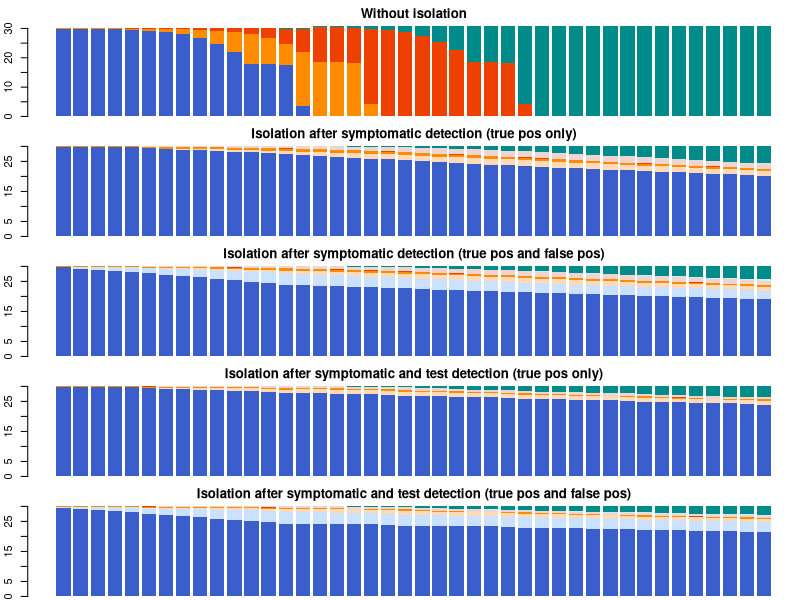

This figure's R source:
## ---- chunk 1
knitr::opts_chunk$set(echo = TRUE)
## ---- chunk 2
make.Group <- function(){
  Group <- list(Day=0, # initialisation is 0, as we update day immediately in scenaries and come out with Dsch as last day
                Susc=Nst, Ipre=rep(0,Dpre), Iinf=rep(0,Dinf), Post=0, 
                QSusc=rep(0,Dqua), QIpre=rep(0,Dqua), QIinf=rep(0,Dqua), QPost=rep(0,Dqua))
  return(Group)
}
make.GroupEvo <- function(){
  GroupEvo <- matrix(0, ncol=8, nrow=Dsch)
  rownames(GroupEvo) <- 1:Dsch  # as said above, only from t=1 needed
  colnames(GroupEvo) <- c("Susc", "Ipre", "Iinf", "Post", "QSusc", "QIpre", "QIinf", "QPost")
  return(GroupEvo)
}
## ---- chunk 3
# FUNCTION update.summary: summaries of counts of states 
update.summary <- function(GroupEvo, t, Group){
  GroupEvo[t,"Susc"] <- Group$Susc
  GroupEvo[t,"Ipre"] <- sum(Group$Ipre)
  GroupEvo[t,"Iinf"] <- sum(Group$Iinf)
  GroupEvo[t,"Post"] <- Group$Post
  GroupEvo[t,"QSusc"] <- sum(Group$QSusc)
  GroupEvo[t,"QIpre"] <- sum(Group$QIpre)
  GroupEvo[t,"QIinf"] <- sum(Group$QIinf)
  GroupEvo[t,"QPost"] <- sum(Group$QPost)
  return(GroupEvo)
} 

# FUNCTION plot.SIIQ
# Display evolution of states over time with alternative layout options 
plot.SIIRQ <- function(GroupEvo, alt=0, title){
  xtick<-seq(1, Dsch, by=7)
  if (alt==0){colstates=c("royalblue3", "darkorange", "orangered2", "lightsteelblue1", "peachpuff", "mistyrose2", "lightcyan2", "cyan4")}
  if (alt==1){colstates=c("royalblue3", "lightsteelblue1", "darkorange", "peachpuff", "orangered2", "mistyrose2", "cyan4", "lightcyan2")}
  if (alt==2){colstates=c("royalblue3", "lightsteelblue1", "darkorange", "peachpuff", "mistyrose2", "orangered2", "lightcyan2", "cyan4")}
  if (alt==3){colstates=c("royalblue3", "lightsteelblue1", "peachpuff","darkorange",  "orangered2", "mistyrose2", "lightcyan2", "cyan4")}
  barplot(t(GroupEvo[,c("Susc","QSusc", "QIpre", "Ipre","Iinf", "QIinf", "QPost", "Post")]), 
            col=colstates, xaxt='n', main=title, border=NA)
}

# FUNCTION legend.SIIRQ
legend.SIIRQ <- function(col){
  leg.txt <- c("susceptible", "preinfectious", "infectious", "recovered", "isolation (susceptible)", "isolation (preinfectious)", "isolation (infectious)", "isolation (recovered)")
  plot(1:8, pch='.', cex=0.01, xaxt='n', yaxt='n', xlab="", ylab="")
  legend(x="top",
       legend=leg.txt, # Vector with the name of each group
       col = col, # Color of lines or symbols
       pch=15,              # Add pch symbols to legend lines or boxes
       bty = "n",        # Box type (bty = "n" removes the box)
       cex = 2.8,          # Legend size
       title = NULL     # Legend title
       )
}
## ---- chunk 4

# FUNCTION testing.rapid.I:
# infectious states can go into quarantine based on (true) positive tests
test.I <- function(Group){
  for (i in 1:Dpre){ 
    tmp <- Group$Ipre[i] * tIpre
    Group$Ipre[i] <- Group$Ipre[i] - tmp
    Group$QIpre[1] <- Group$QIpre[1] + tmp
  }
  for (i in 1:Dinf){
    tmp <- Group$Iinf[i] * tIinf
    Group$Iinf[i] <- Group$Iinf[i] - tmp
    Group$QIinf[1] <- Group$QIinf[1] + tmp
  }  
  return(Group)
}

# FUNCTION testing.rapid.All:
# all states can go into quarantine based on positive tests (true pos for I states, false pos for Susc, Post)
test.All <- function(Group){
  tmp <- Group$Susc * tSusc
  Group$Susc <- Group$Susc - tmp
  Group$QSusc[1] <- Group$QSusc[1] + tmp
  for (i in 1:Dpre){ 
    tmp <- Group$Ipre[i] * tIpre
    Group$Ipre[i] <- Group$Ipre[i] - tmp
    Group$QIpre[1] <- Group$QIpre[1] + tmp
  }
  for (i in 1:Dinf){
    tmp <- Group$Iinf[i] * tIinf
    Group$Iinf[i] <- Group$Iinf[i] - tmp
    Group$QIinf[1] <- Group$QIinf[1] + tmp
  }  
  return(Group)
}
## ---- chunk 5
# FUNCTION update infection state counts by a day
update.I.states <- function(Group){
  Group$Post <- Group$Post + Group$Iinf[Dinf]    # from last day of Iinf to Post
  Group$Iinf[2:Dinf] <- Group$Iinf[1:(Dinf-1)]   # advance within Iinf
  Group$Iinf[1] <- Group$Ipre[Dpre]              # from last day of Ipre to Iinf
  Group$Ipre[2:Dpre] <- Group$Ipre[1:(Dpre-1)]   # move within Ipre
  Group$Ipre[1] <- 0                             # initialise first day of Ipre
  return(Group)
}

# FUNCTION update quarantine state counts by a day for infectious states only
update.QI.states <- function(Group){ 
  Group$Post <- Group$Post + Group$QIpre[Dqua]   
  Group$QIpre[2:Dqua] <- Group$QIpre[1:(Dqua-1)]
  Group$QIpre[1] <- 0
  Group$Post <- Group$Post + Group$QIinf[Dqua]
  Group$QIinf[2:Dqua] <- Group$QIinf[1:(Dqua-1)]
  Group$QIinf[1] <- 0
  return(Group)
}

# FUNCTION update quarantine state counts by a day for all states 
update.QAll.states <- function(Group){
  Group <- update.QI.states(Group)
  # updating QnonI states
  Group$Susc <- Group$Susc + Group$QSusc[Dqua]
  Group$QSusc[2:Dqua] <- Group$QSusc[1:(Dqua-1)]
  Group$QSusc[1] <- 0
  Group$Post <- Group$Post + Group$QPost[Dqua]
  Group$QPost[2:Dqua] <- Group$QPost[1:(Dqua-1)]
  Group$QPost[1] <- 0
  return(Group)
}

# FUNCTION symptomatic detection and sending to quarantine - true only
detect.symp.I <- function(Group){
  for (i in 1:Dpre){
    tmp <- Group$Ipre[i] * qIpre
    Group$Ipre[i] <- Group$Ipre[i] - tmp
    Group$QIpre[1] <- Group$QIpre[1] + tmp}
  for (i in 1:Dinf){
    tmp <- Group$Iinf[i] * qIinf
    Group$Iinf[i] <- Group$Iinf[i] - tmp
    Group$QIinf[1] <- Group$QIinf[1] + tmp}
  return(Group)
}  

# FUNCTION symptomatic detection and sending to quarantine - true and false
detect.symp.All <- function(Group){
  # symptomatic detection (true only) 
  Group <- detect.symp.I(Group) 
  # symptomatic detection (false only)
  tmp <- Group$Susc * qSusc
  Group$Susc <- Group$Susc - tmp
  Group$QSusc[1] <- Group$QSusc[1] + tmp
  tmp <- Group$Post * qPost
  Group$Post <- Group$Post - tmp
  Group$QPost[1] <- Group$QPost[1] + tmp
return(Group)
}

# FUNCTION rapid test detection and sending to quarantine - true only
detect.test.I <- function(Group){
  for (i in 1:Dpre){
    tmp <- Group$Ipre[i] * tIpre
    Group$Ipre[i] <- Group$Ipre[i] - tmp
    Group$QIpre[1] <- Group$QIpre[1] + tmp}
  for (i in 1:Dinf){
    tmp <- Group$Iinf[i] * tIinf
    Group$Iinf[i] <- Group$Iinf[i] - tmp
    Group$QIinf[1] <- Group$QIinf[1] + tmp}
  return(Group)
}  

# FUNCTION rapid test detection and sending to quarantine - true and false
detect.test.All <- function(Group){
  # test detection (true only) 
  Group <- detect.test.I(Group)
  # test detection (false only)
  tmp <- Group$Susc * tSusc
  Group$Susc <- Group$Susc - tmp
  Group$QSusc[1] <- Group$QSusc[1] + tmp
  tmp <- Group$Post * tPost
  Group$Post <- Group$Post - tmp
  Group$QPost[1] <- Group$QPost[1] + tmp
  return(Group)
}

# FUNCTION infection activity
infection.activity <- function(Group,t){
  if (t%%7 == 6 | t%%7==0) # infections on free days
    Inew <- (Group$Susc) * pfree 
  else { # infections on work days 
    ptmp <- min(1,(pcom + pwork + pinf * max(sum(Group$Iinf),0)))
    Inew <- (Group$Susc) * (pcom + pwork + pinf * max(sum(Group$Iinf),0)) 
#    cat(ptmp)
  }
  cat(" || ")
  Group$Susc <- max(Group$Susc - Inew, 0)
  Group$Ipre[1] <- Inew
  return(Group)
}
## ---- chunk 6
# Check if there may be any incorrect (e.g. negative) numbers for states

# FUNCTION no intervention
update.day <- function(Group, t){
  Group$Day <- Group$Day + 1  # initial value for Day in make.group() is 0=Sunday
  Group <- update.I.states(Group)
  Group <- infection.activity(Group,t) 
  return(Group)
}

# FUNCTION update.Q.symp.I
# Symptomatic detection of truly infected states
update.day.Q.symp.I <- function(Group,t){  
  Group$Day <- Group$Day + 1
  Group <- update.I.states(Group)
  Group <- update.QI.states(Group)
  Group <- detect.symp.I(Group)
  Group <- infection.activity(Group,t) 
  return(Group)
}

# FUNCTION update.Q.symp.All
# Symptomatic detection for all states (true and false symptoms)
update.day.Q.symp.All <- function(Group,t){  
  Group$Day <- Group$Day + 1
  Group <- update.I.states(Group)
  Group <- update.QAll.states(Group)
  Group <- detect.symp.All(Group)
  Group <- infection.activity(Group,t) 
  return(Group)
}

# FUNCTION update.Q.symp.I
# Symptomatic and test detection of truly infected states
update.day.Q.symp.test.I <- function(Group,t,testscheme){  
  Group$Day <- Group$Day + 1
  Group <- update.I.states(Group)
  Group <- update.QI.states(Group)
  Group <- detect.symp.I(Group)
  if (t %in% testscheme){ 
    #cat(t)
    Group <- detect.test.I(Group)
    #cat(",")
    }
  Group <- infection.activity(Group,t) 
  return(Group)
}

# FUNCTION update.Q.symp.All
# Symptomatic and test detection for all states (true and false symptoms)
update.day.Q.symp.test.All <- function(Group,t,testscheme){  
  Group$Day <- Group$Day + 1
  Group <- update.I.states(Group)
  Group <- update.QAll.states(Group)
  Group <- detect.symp.All(Group)
  if (t %in% testscheme){ 
    #cat(t)
    Group <- detect.test.All(Group)
    #cat(",")
    }
  Group <- infection.activity(Group,t) 
  return(Group)
}
## ---- chunk 7
# FUNCTION scenario
# with not interventions (no quarantine, no symptom, no testing)
scenario <- function(Dsch){
  Group <- make.Group() 
  GroupEvo <- make.GroupEvo() 
  for (t in 1:Dsch){ 
    Group <- update.day(Group, t)
    GroupEvo <- update.summary(GroupEvo, t, Group)
  } 
  return(GroupEvo)
}  

# FUNCTION scenario.Q.symp.I
# Symptomatic quarantine: With quarantine only for infected states (only true symptoms)
scenario.Q.symp.I <- function(Dsch){
  Group <- make.Group() 
  GroupEvo <- make.GroupEvo() 
  for (t in 1:Dsch){
    Group <- update.day.Q.symp.I(Group, t)
    GroupEvo <- update.summary(GroupEvo, t, Group)
  } 
  return(GroupEvo)
}

# FUNCTION scenario.Q.symp.All
# Symptomatic quarantine: With quarantine for all states (true and falsely symptom detected)
scenario.Q.symp.All <- function(Dsch){
  Group <- make.Group() 
  GroupEvo <- make.GroupEvo() 
  for (t in 1:Dsch){
    Group <- update.day.Q.symp.All(Group, t)
    GroupEvo <- update.summary(GroupEvo, t, Group)
  } 
  return(GroupEvo)
}
## ---- chunk 8
# with true (only) symptom detected and true (only) test detected quarantine
# test parameters constant over Ipre and over Iinf
# testscheme: vector with testing days of the week (subset of {1,...,7})
# daily dynamic: update infection, then update testing - Why this order???
scenario.Q.symp.test.I <- function(Dsch,testscheme){
  Group <- make.Group() 
  GroupEvo <- make.GroupEvo() 
  for (t in 1:Dsch){
    Group <- update.day.Q.symp.test.I(Group,t,testscheme)
    GroupEvo <- update.summary(GroupEvo, t, Group)} 
  return(GroupEvo)
}

# with true and false symptom detected and true and false test detected quarantine
# test parameters constant over Ipre and over Iinf
# testscheme: vector with testing days of the week (subset of {1,...,7})
# daily dynamic: update infection, then update testing
scenario.Q.symp.test.All <- function(Dsch,testscheme){
  Group <- make.Group() 
  GroupEvo <- make.GroupEvo() 
  for (t in 1:Dsch){ 
    Group <- update.day.Q.symp.test.All(Group,t,testscheme)
    GroupEvo <- update.summary(GroupEvo, t, Group)} 
  return(GroupEvo)
}
## ---- chunk 9
run <- function(){
  par(mfrow=c(5,1), omi=c(0,0,0,0), mar=c(0.2,2.1,2,0))
  
  GroupEvo <- scenario(Dsch)
  plot.SIIRQ(GroupEvo, 3, "Without isolation") 

  GroupEvo <- scenario.Q.symp.I(Dsch)
  plot.SIIRQ(GroupEvo, 3, "Isolation after symptomatic detection (true pos only)")
  
  GroupEvo <- scenario.Q.symp.All(Dsch)
  plot.SIIRQ(GroupEvo, 3, "Isolation after symptomatic detection (true pos and false pos)")
  
  GroupEvo <- scenario.Q.symp.test.I(Dsch,testscheme)
  plot.SIIRQ(GroupEvo, 3, "Isolation after symptomatic and test detection (true pos only)")
  
  GroupEvo <- scenario.Q.symp.test.All(Dsch, testscheme)
  plot.SIIRQ(GroupEvo, 3, "Isolation after symptomatic and test detection (true pos and false pos)")
}  
## ---- chunk 10
# Sizes1
Nst <- 30 # regular number student per group
Dsch <- 7*6 # time length school takes place
Dpre <- 4 # days infected but not infectious (incubation period)
Dinf <- 9 # days infectious (symptoms/detectability may start later/earlier)
Dqua <- 14  # exit with test, not fully accurate set up as such...(won't work for truly infectious)

# Infection rates
pwork <- 0.001 # infection via community on work days, e.g. friends, clubs
pfree <- 0.01 # infection via community on free days
pcom <- 0.001 # infection via commuting (e.g. bus)
pinf <- 0.1 # infection inside group baseline probablity (per day, per infected infectious person,...)

# Symptomatic detection probabilities per day per person
qSusc <- 0.01 # false symptoms
qIpre <- 0.2 # true symptoms
qIinf <- 0.6 # true symptoms (0.4)
qPost <- 0.01 # false symptoms

# Test detection probabilities per test per person
tSusc <- 0.001 # false pos
tIpre <- 0.3 # true pos
tIinf <- 0.8 # true pos
tPost <- 0.01 # false pos

# Testscheme
#testscheme <- sort(c(seq(1,Dsch,7),seq(2,Dsch,7), seq(3,Dsch,7), seq(4,Dsch,7), seq(5,Dsch,7)))
testscheme <- sort(c(seq(1,Dsch,7),seq(4,Dsch,7)))
## ---- chunk 11
run()
